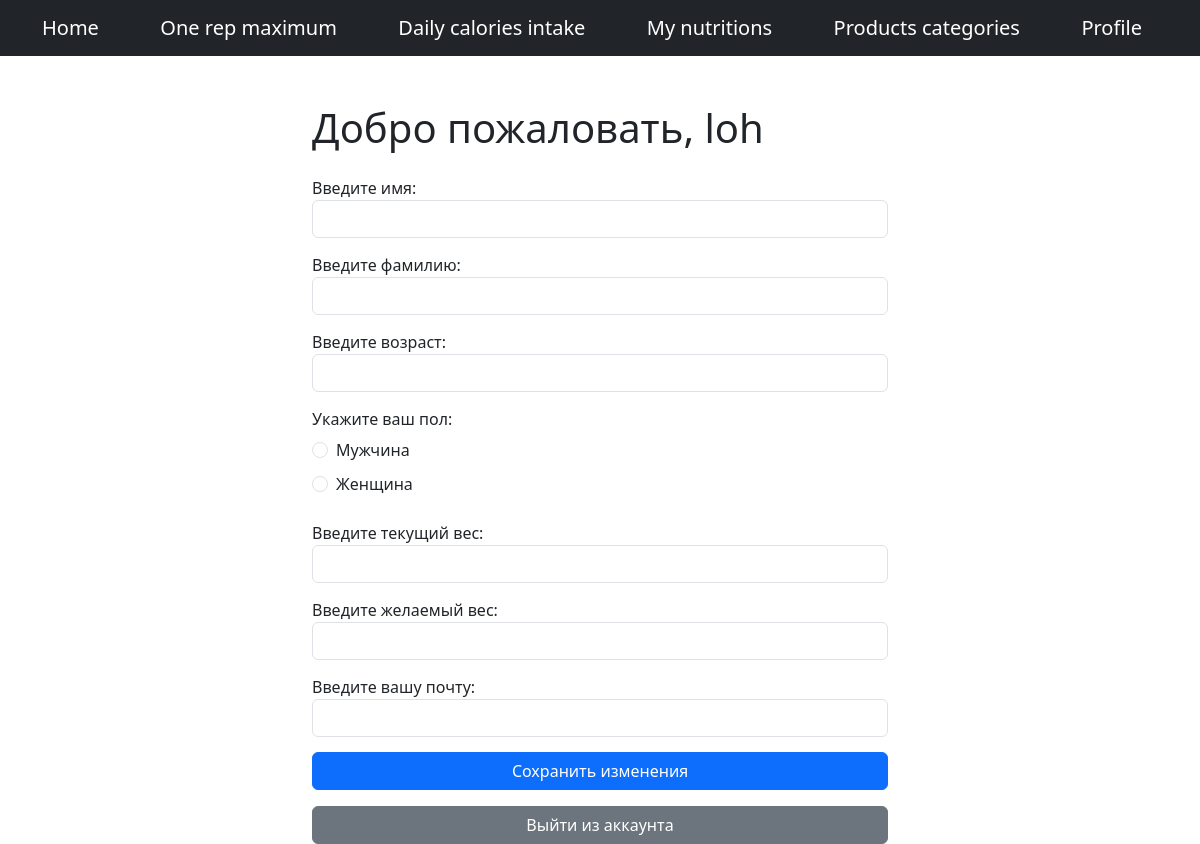
Page /profile/ (signed in) on the committed database.
### calculator/models.py (models this page shows, shortened)
class User(AbstractUser):
    first_name = models.CharField(max_length=50)
    last_name = models.CharField(max_length=50)
    age = models.PositiveIntegerField(null=True, blank=True)
    sex = models.CharField(max_length=50)
    current_weight = models.DecimalField(max_digits=5, decimal_places=2, null=True, blank=True)
    desired_weight = models.DecimalField(max_digits=5, decimal_places=2, null=True, blank=True)
    telegram = models.CharField(max_length=100)
    email = models.EmailField()

### calculator/views.py (the view, shortened to what this page needs)
# urls.py: path('profile/', csrf_exempt(views.profile_view), name='profile'),
@login_required
def profile_view(request):
    user = request.user
    context = {'user' : user,
               'menu' : menu,}
    return render(request, 'registration/profile.html', context=context)

### calculator/templates/registration/profile.html (shortened to what this page needs)
{% extends 'calculator/layout.html' %}
{% block content %}
<div class="container mt-5">
  <h1 class="mb-4">Добро пожаловать, {{ user.username }}</h1>
  <form id="profile-form" method="post" class="needs-validation" novalidate>
    <div class="form-group">
      <label for="first-name">Введите имя:</label>
      <input type="text" class="form-control" id="first-name" name="first-name" value="{{ user.first_name }}">
    </div>
    <div class="form-group">
      <label for="last-name">Введите фамилию:</label>
      <input type="text" class="form-control" id="last-name" name="last-name" value="{{ user.last_name }}">
    </div>
    <div class="form-group">
      <label for="age">Введите возраст:</label>
      <input type="number" class="form-control" id="age" name="age" min="6" max="100" value="{{ user.age }}">
    </div>
    <fieldset class="form-group">
      <legend class="col-form-label pt-0">Укажите ваш пол:</legend>
      <div class="form-check">
        <input class="form-check-input" type="radio" id="male" name="sex" value="Male" {% if user.sex == 'Male' %}checked{% endif %}>
        <label class="form-check-label" for="male">Мужчина</label>
      </div>
      <div class="form-check">
        <input class="form-check-input" type="radio" id="female" name="sex" value="Female" {% if user.sex == 'Female' %}checked{% endif %}>
        <label class="form-check-label" for="female">Женщина</label>
      </div>
    </fieldset>
    <div class="form-group">
      <label for="current-weight">Введите текущий вес:</label>
      <input type="number" class="form-control" id="current-weight" name="current-weight" min="0" max="600" value="{{ user.current_weight }}">
    </div>
    <div class="form-group">
      <label for="desired-weight">Введите желаемый вес:</label>
      <input type="number" class="form-control" id="desired-weight" name="desired-weight" min="0" max="600" value="{{ user.desired_weight }}">
    </div>
    <div class="form-group">
      <label for="email">Введите вашу почту:</label>
      <input type="email" class="form-control" id="email" name="email" value="{{ user.email }}">
    </div>
    <button type="submit" class="btn btn-primary" name="submit-profile-changes">Сохранить изменения</button>
  </form>
  <form action="{% url 'logout' %}?next=/profile" method="post" class="mt-3">
    <button type="submit" class="btn btn-secondary">Выйти из аккаунта</button>
  </form>
</div>
{% endblock %}

### calculator/templates/registration/profile.html (style rules this page uses)
.container { max-width: 600px; margin: 0 auto; }
.form-group { margin-bottom: 15px; }
.form-check { margin-bottom: 10px; }
.btn { width: 100%; }
.mt-3 { margin-top: 15px; }

### rows in the picture
User: username "loh", sex "☐ Мужчина", sex "☐ Женщина"

### other values in the picture
{{ m.title }} "Home" "One rep maximum" "Daily calories intake" "My nutritions" "Products categories" "Profile"
